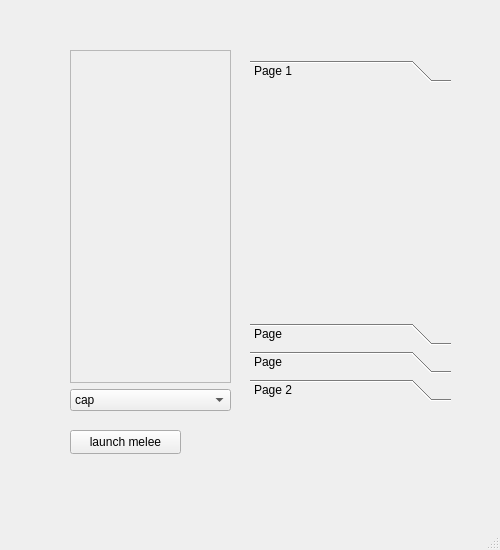
<?xml version="1.0" encoding="UTF-8"?>
<ui version="4.0">
 <class>MainWindow</class>
 <widget class="QMainWindow" name="MainWindow">
  <property name="geometry">
   <rect>
    <x>0</x>
    <y>0</y>
    <width>500</width>
    <height>550</height>
   </rect>
  </property>
  <property name="windowTitle">
   <string>MainWindow</string>
  </property>
  <widget class="QWidget" name="centralwidget">
   <widget class="QWidget" name="verticalLayoutWidget">
    <property name="geometry">
     <rect>
      <x>70</x>
      <y>50</y>
      <width>161</width>
      <height>361</height>
     </rect>
    </property>
    <layout class="QVBoxLayout" name="verticalLayout">
     <item>
      <widget class="QScrollArea" name="scrollArea">
       <property name="widgetResizable">
        <bool>true</bool>
       </property>
       <widget class="QWidget" name="scrollAreaWidgetContents">
        <property name="geometry">
         <rect>
          <x>0</x>
          <y>0</y>
          <width>157</width>
          <height>330</height>
         </rect>
        </property>
       </widget>
      </widget>
     </item>
     <item>
      <widget class="QComboBox" name="comboBox">
       <item>
        <property name="text">
         <string>cap</string>
        </property>
       </item>
       <item>
        <property name="text">
         <string>mark</string>
        </property>
       </item>
      </widget>
     </item>
    </layout>
   </widget>
   <widget class="QPushButton" name="pushButton">
    <property name="geometry">
     <rect>
      <x>70</x>
      <y>430</y>
      <width>111</width>
      <height>24</height>
     </rect>
    </property>
    <property name="text">
     <string>launch melee</string>
    </property>
   </widget>
   <widget class="QToolBox" name="toolBox">
    <property name="geometry">
     <rect>
      <x>250</x>
      <y>60</y>
      <width>201</width>
      <height>341</height>
     </rect>
    </property>
    <property name="currentIndex">
     <number>0</number>
    </property>
    <widget class="QWidget" name="page">
     <property name="geometry">
      <rect>
       <x>0</x>
       <y>0</y>
       <width>201</width>
       <height>221</height>
      </rect>
     </property>
     <attribute name="label">
      <string>Page 1</string>
     </attribute>
    </widget>
    <widget class="QWidget" name="page_3">
     <attribute name="label">
      <string>Page</string>
     </attribute>
    </widget>
    <widget class="QWidget" name="page_4">
     <attribute name="label">
      <string>Page</string>
     </attribute>
    </widget>
    <widget class="QWidget" name="page_2">
     <property name="geometry">
      <rect>
       <x>0</x>
       <y>0</y>
       <width>201</width>
       <height>221</height>
      </rect>
     </property>
     <attribute name="label">
      <string>Page 2</string>
     </attribute>
    </widget>
   </widget>
  </widget>
  <widget class="QMenuBar" name="menubar">
   <property name="geometry">
    <rect>
     <x>0</x>
     <y>0</y>
     <width>500</width>
     <height>22</height>
    </rect>
   </property>
  </widget>
  <widget class="QStatusBar" name="statusbar"/>
 </widget>
 <resources/>
 <connections/>
</ui>
